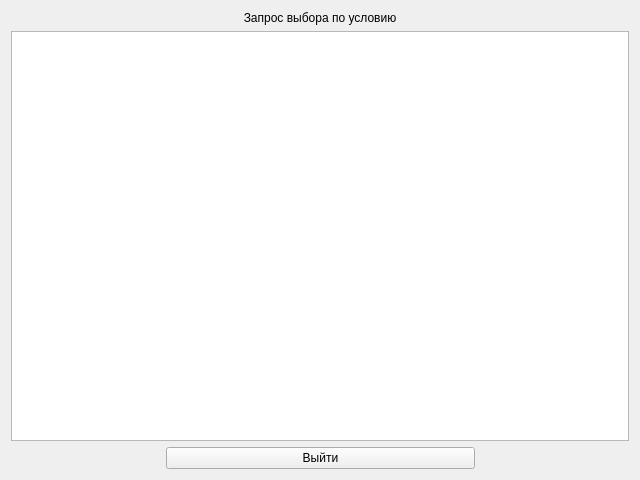
<?xml version="1.0" encoding="UTF-8"?>
<ui version="4.0">
 <class>SearchTable</class>
 <widget class="QWidget" name="SearchTable">
  <property name="geometry">
   <rect>
    <x>0</x>
    <y>0</y>
    <width>640</width>
    <height>480</height>
   </rect>
  </property>
  <property name="windowTitle">
   <string>Form</string>
  </property>
  <layout class="QVBoxLayout" name="verticalLayout">
   <item>
    <widget class="QLabel" name="label">
     <property name="text">
      <string>Запрос выбора по условию</string>
     </property>
     <property name="alignment">
      <set>Qt::AlignCenter</set>
     </property>
    </widget>
   </item>
   <item>
    <widget class="QTableView" name="tableView_values"/>
   </item>
   <item>
    <layout class="QHBoxLayout" name="horizontalLayout_2" stretch="1,2,1">
     <item>
      <spacer name="horizontalSpacer_2">
       <property name="orientation">
        <enum>Qt::Horizontal</enum>
       </property>
       <property name="sizeHint" stdset="0">
        <size>
         <width>40</width>
         <height>20</height>
        </size>
       </property>
      </spacer>
     </item>
     <item>
      <widget class="QPushButton" name="pushButton_exit">
       <property name="text">
        <string>Выйти</string>
       </property>
      </widget>
     </item>
     <item>
      <spacer name="horizontalSpacer">
       <property name="orientation">
        <enum>Qt::Horizontal</enum>
       </property>
       <property name="sizeHint" stdset="0">
        <size>
         <width>40</width>
         <height>20</height>
        </size>
       </property>
      </spacer>
     </item>
    </layout>
   </item>
  </layout>
 </widget>
 <resources/>
 <connections/>
</ui>
